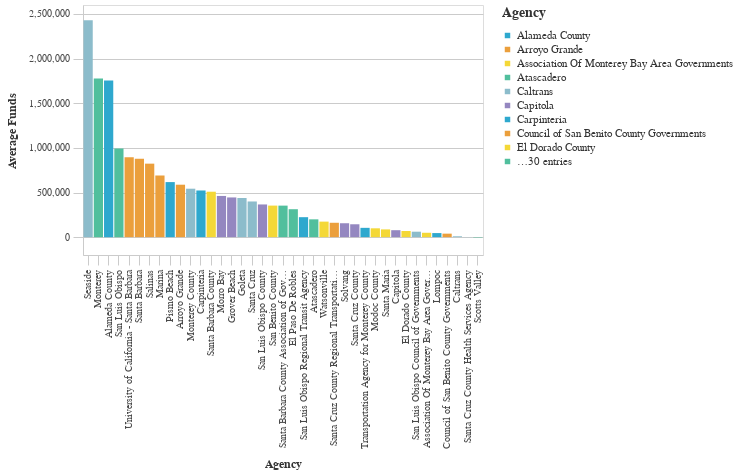

Here is the notebook cell this chart was saved with:
### Markdown cell above
### Lowest Average Total Funds by Agency ($2021)

### Code cell
#Bar chart Bottom Average Total Requested Funds by Agency
avg_funds_bottom = (df>>group_by(_.primary_agency_name)>>summarize(avg_funds=_.adjusted_total_requested.mean())>>arrange(-_.avg_funds)).tail(50)

chart5=( _dla_utils.basic_bar_chart_no_save((avg_funds_bottom.tail(40)), 'primary_agency_name','avg_funds', 'primary_agency_name', district))

chart5=chart5.encode([alt.Tooltip('primary_agency_name', title=_dla_utils.labeling('primary_agency_name')),
                alt.Tooltip('avg_funds', title=_dla_utils.labeling('avg_funds'), format="$,.2f")
                          ]
                                   )
display(chart5)

### Figure 1 — Vega-Lite specification as saved in the notebook (floating-point values rounded to 4 significant figures)
{"config": {"view": {"continuousWidth": 400, "continuousHeight": 300}, "axis": {"domainColor": "#cbcbcb", "grid": true, "gridColor": "#cbcbcb", "gridWidth": 1, "labelColor": "#474747", "labelFont": "Nunito Sans", "labelFontSize": 10, "labelPadding": 4, "tickColor": "#cbcbcb", "tickSize": 10, "titleColor": "#333", "titleFont": "Raleway", "titleFontSize": 12, "titlePadding": 10}, "axisBand": {"grid": false}, "background": "white", "font": "Raleway", "header": {"labelFont": "Nunito Sans", "titleFont": "Raleway"}, "legend": {"labelColor": "#333", "labelFont": "Nunito Sans", "labelFontSize": 11, "labelLimit": 0, "padding": 1, "symbolSize": 30, "symbolType": "square", "titleColor": "#333", "titleFont": "Raleway", "titleFontSize": 14, "titlePadding": 10}, "title": {"anchor": "middle", "font": "Raleway", "fontSize": 18, "fontWeight": 300, "offset": 20}}, "data": {"name": "data-39825cd6d3b6ffcccf754ad0f57cae8b"}, "mark": "bar", "encoding": {"color": {"field": "primary_agency_name", "legend": {"symbolLimit": 10, "title": "Agency"}, "scale": {"range": ["#2EA8CE", "#EB9F3C", "#F4D837", "#51BF9D", "#8CBCCB", "#9487C0"]}, "type": "nominal"}, "tooltip": [{"field": "primary_agency_name", "title": "Agency", "type": "nominal"}, {"field": "avg_funds", "format": "$,.2f", "title": "Average Funds", "type": "quantitative"}], "x": {"field": "primary_agency_name", "sort": "-y", "title": "Agency", "type": "nominal"}, "y": {"field": "avg_funds", "title": "Average Funds", "type": "quantitative"}}, "height": 250, "width": 400, "$schema": "https://vega.github.io/schema/vega-lite/v4.17.0.json", "datasets": {"data-39825cd6d3b6ffcccf754ad0f57cae8b": [{"primary_agency_name": "Seaside", "avg_funds": 2428000.0}, {"primary_agency_name": "Monterey", "avg_funds": 1778000.0}, {"primary_agency_name": "Alameda County", "avg_funds": 1755000.0}, {"primary_agency_name": "San Luis Obispo", "avg_funds": 994100.0}, {"primary_agency_name": "University of California - Santa Barbara", "avg_funds": 894700.0}, {"primary_agency_name": "Santa Barbara", "avg_funds": 878000.0}, {"primary_agency_name": "Salinas", "avg_funds": 823100.0}, {"primary_agency_name": "Marina", "avg_funds": 690400.0}, {"primary_agency_name": "Pismo Beach", "avg_funds": 616600.0}, {"primary_agency_name": "Arroyo Grande", "avg_funds": 587300.0}, {"primary_agency_name": "Monterey County", "avg_funds": 542500.0}, {"primary_agency_name": "Carpinteria", "avg_funds": 522600.0}, {"primary_agency_name": "Santa Barbara County", "avg_funds": 508800.0}, {"primary_agency_name": "Morro Bay", "avg_funds": 461300.0}, {"primary_agency_name": "Grover Beach", "avg_funds": 444600.0}, {"primary_agency_name": "Goleta", "avg_funds": 438400.0}, {"primary_agency_name": "Santa Cruz", "avg_funds": 399400.0}, {"primary_agency_name": "San Luis Obispo County", "avg_funds": 366100.0}, {"primary_agency_name": "San Benito County", "avg_funds": 353400.0}, {"primary_agency_name": "Santa Barbara County Association of Governments", "avg_funds": 353000.0}, {"primary_agency_name": "El Paso De Robles", "avg_funds": 312800.0}, {"primary_agency_name": "San Luis Obispo Regional Transit Agency", "avg_funds": 223500.0}, {"primary_agency_name": "Atascadero", "avg_funds": 199400.0}, {"primary_agency_name": "Watsonville", "avg_funds": 173900.0}, {"primary_agency_name": "Santa Cruz County Regional Transportation Commission", "avg_funds": 161000.0}, {"primary_agency_name": "Solvang", "avg_funds": 155600.0}, {"primary_agency_name": "Santa Cruz County", "avg_funds": 144200.0}, {"primary_agency_name": "Transportation Agency for Monterey County", "avg_funds": 104200.0}, {"primary_agency_name": "Modoc County", "avg_funds": 98940.0}, {"primary_agency_name": "Santa Maria", "avg_funds": 86840.0}, {"primary_agency_name": "Capitola", "avg_funds": 77770.0}, {"primary_agency_name": "El Dorado County", "avg_funds": 68950.0}, {"primary_agency_name": "San Luis Obispo Council of Governments", "avg_funds": 61010.0}, {"primary_agency_name": "Association Of Monterey Bay Area Governments", "avg_funds": 49110.0}, {"primary_agency_name": "Lompoc", "avg_funds": 45530.0}, {"primary_agency_name": "Council of San Benito County Governments", "avg_funds": 39070.0}, {"primary_agency_name": "Caltrans", "avg_funds": 9655.0}, {"primary_agency_name": "Santa Cruz County Health Services Agency", "avg_funds": -612.0}, {"primary_agency_name": "Scotts Valley", "avg_funds": -4552.0}]}}
